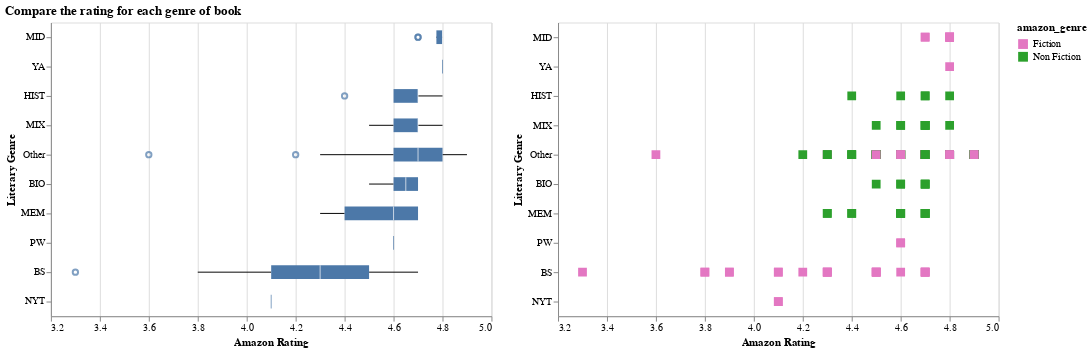

Here is the notebook cell this chart was saved with:
### Markdown cell above
### View 3: task 3

### Code cell
order = amazon_book.groupby('conlit_genre')['amazon_rating'].median().sort_values(ascending = False).index.to_list()

rating_boxplot = alt.Chart(amazon_book).mark_boxplot().encode(
  alt.Y('conlit_genre:O', title='Literary Genre',sort = order),
  alt.X('amazon_rating:Q', title='Amazon Rating',scale=alt.Scale(zero=False)),
).transform_filter(
    'isValid(datum.conlit_genre)'
).properties(
    width=450,
    height=300
)


select_genre = alt.selection_single(
    name='Select', fields=['conlit_genre'], 
    bind=alt.binding_select(options=list(amazon_book['conlit_genre'].unique()))
)


zoom_selection = alt.selection_interval(bind='scales')


query = alt.Chart(amazon_book).mark_square(size=80).encode(
    x=alt.X('amazon_rating:Q', title='Amazon Rating',scale=alt.Scale(zero=False)),
    y=alt.Y('conlit_genre:N', title='Literary Genre',sort = order),
    color=alt.condition(select_genre, alt.Color('amazon_genre:N', 
                        scale=alt.Scale(range=['#e377c2', '#2ca02c'])) , alt.value('#cccccc')),
    tooltip=['title', 'amazon_author', 'amazon_rating', 'amazon_num_reviews'],
    opacity=alt.condition(select_genre, alt.value(1), alt.value(0.1))
).properties(
    width=450,
    height=300
).add_selection(select_genre, zoom_selection)

alt.concat(rating_boxplot,query).properties(title='Compare the rating for each genre of book')

### Figure 1 — Vega-Lite specification as saved in the notebook (floating-point values rounded to 4 significant figures; data arrays with more than 128 entries replaced by an {"elided": "..."} marker saying what was removed)
{"config": {"view": {"continuousWidth": 400, "continuousHeight": 300}}, "concat": [{"mark": "boxplot", "encoding": {"x": {"field": "amazon_rating", "scale": {"zero": false}, "title": "Amazon Rating", "type": "quantitative"}, "y": {"field": "conlit_genre", "sort": ["MID", "YA", "HIST", "MIX", "Other", "BIO", "MEM", "PW", "BS", "NYT"], "title": "Literary Genre", "type": "ordinal"}}, "height": 300, "transform": [{"filter": "isValid(datum.conlit_genre)"}], "width": 450}, {"mark": {"type": "square", "size": 80}, "encoding": {"color": {"condition": {"field": "amazon_genre", "scale": {"range": ["#e377c2", "#2ca02c"]}, "type": "nominal", "selection": "Select"}, "value": "#cccccc"}, "opacity": {"condition": {"value": 1, "selection": "Select"}, "value": 0.1}, "tooltip": [{"field": "title", "type": "nominal"}, {"field": "amazon_author", "type": "nominal"}, {"field": "amazon_rating", "type": "quantitative"}, {"field": "amazon_num_reviews", "type": "quantitative"}], "x": {"field": "amazon_rating", "scale": {"zero": false}, "title": "Amazon Rating", "type": "quantitative"}, "y": {"field": "conlit_genre", "sort": ["MID", "YA", "HIST", "MIX", "Other", "BIO", "MEM", "PW", "BS", "NYT"], "title": "Literary Genre", "type": "nominal"}}, "height": 300, "selection": {"Select": {"type": "single", "fields": ["conlit_genre"], "bind": {"input": "select", "options": ["BS", "MEM", "PW", "MID", "MIX", "Other", "HIST", "BIO", "NYT", "YA"]}}, "selector004": {"type": "interval", "bind": "scales"}}, "width": 450}], "data": {"name": "data-0ab3906bfc934403e00e3b27bd6437ac"}, "title": "Compare the rating for each genre of book", "$schema": "https://vega.github.io/schema/vega-lite/v4.17.0.json", "datasets": {"data-0ab3906bfc934403e00e3b27bd6437ac": {"elided": "169 records"}}}
